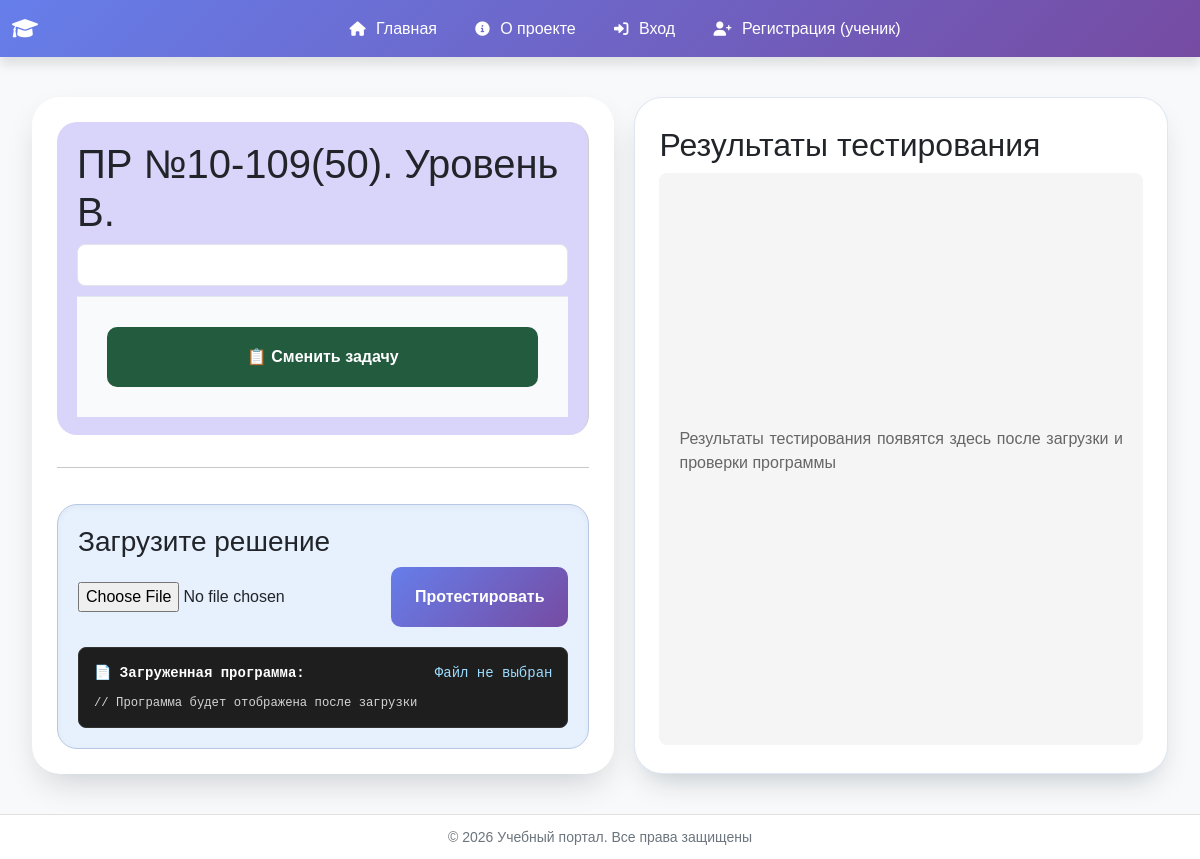
Page /tasks/task/74/ on the earlier database version.
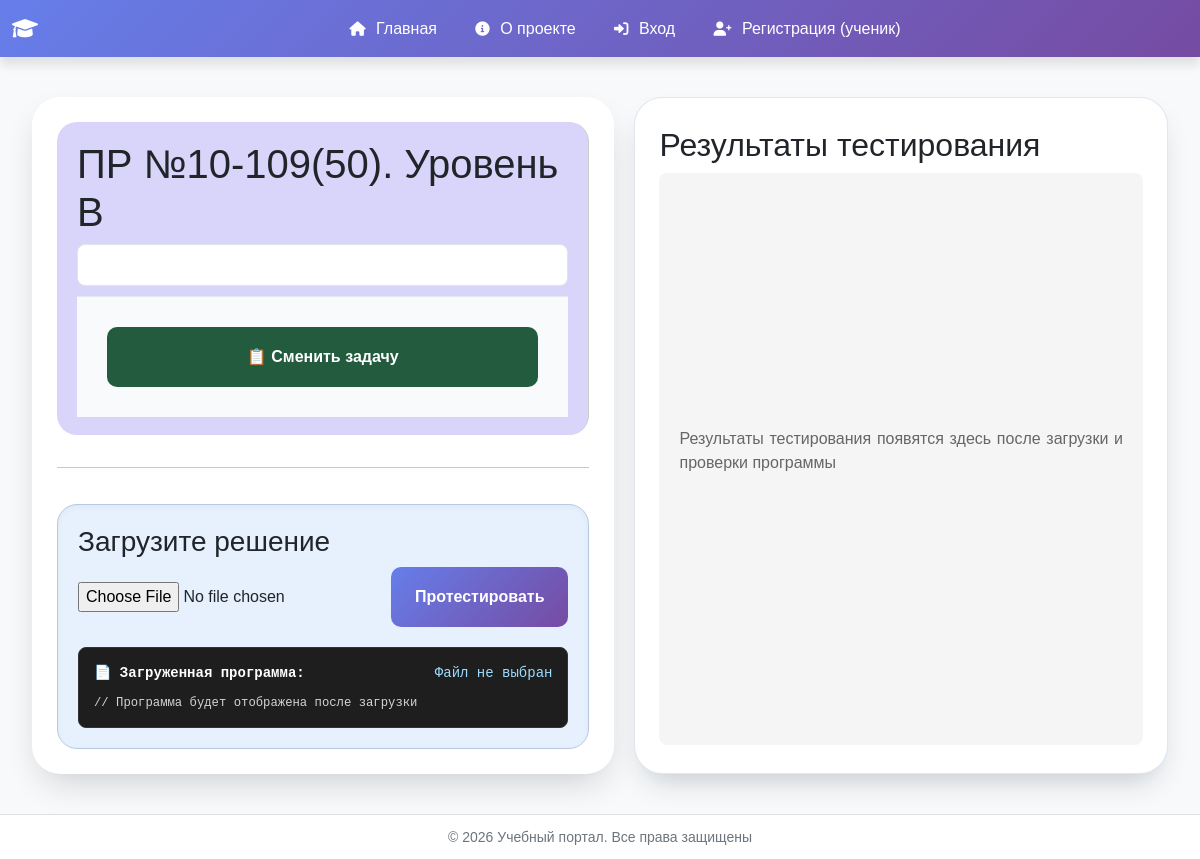
Same page on the later database version.
### task_description_app/models.py (models this page shows, shortened)
class Task(models.Model):
    title = models.CharField(
        max_length=200,
        blank=True,
        verbose_name='Название задачи'
    )
    description = models.TextField(
        verbose_name="Описание",
        blank=True
    )
    difficulty = models.ForeignKey(
        DifficultyLevel,
        on_delete=models.PROTECT,
        related_name='tasks',
        verbose_name='Уровень сложности'
    )
    created_at = models.DateTimeField(auto_now_add=True)
    is_public = models.BooleanField(
        verbose_name='Публичная',
        default=True
    )
    test_files = models.JSONField(
        verbose_name='Файлы тестов',
        default=list
    )  # список файлов
    total_attempts = models.PositiveIntegerField(
        default=0,
        verbose_name='Всего попыток'
    )
    perfect_solutions = models.PositiveIntegerField(
        default=0,
        verbose_name='Успешных на 100% попыток'
    )
    last_attempt_at = models.DateTimeField(
        null=True,
        blank=True,
        auto_now_add=True,
        verbose_name='Последняя попытка'
    )

### task_description_app/views.py (the view, shortened to what this page needs)
# urls.py: path('task/<int:task_id>/', views.task_detail, name='task_detail'),
def task_detail(request, task_id):
    task = get_object_or_404(Task, id=task_id)
    task_files = get_task_files(task_id)
    md_content = ""
    if os.path.exists(task_files['md']):
        with open(task_files['md'], 'r', encoding='utf-8') as f:
            md_content = f.read()
    html_content = render_markdown_without_empty_blocks(md_content, task.id)
    uploaded_program = None
    last_attempt = None
    context = {
        'task': task,
        'md_html': html_content,
        'uploaded_program': uploaded_program,
        'last_attempt': last_attempt,
        'title': task.title
    }
    return render(request, 'task_description_app/task_detail.html', context)

### task_description_app/utils.py (called while the page is built)
def get_task_files(task_id):
    task_dir = os.path.join(settings.TASKS_ROOT, 'tasks', str(task_id))
    files = {
        'md': os.path.join(task_dir, 'task.md'),
        'py': os.path.join(task_dir, 'task.py'),
        'tests': []
    }
    if os.path.exists(task_dir):
        for filename in os.listdir(task_dir):
            if filename.startswith('test') and (filename.endswith('.in') or filename.endswith('.out')):
                files['tests'].append(os.path.join(task_dir, filename))
    return files

### task_description_app/views.py (called while the page is built)
def render_markdown_without_empty_blocks(md_content, task_id):
    md_content_with_images = process_markdown_images(md_content, task_id)
    html_content = markdown.markdown(md_content_with_images, extensions=['extra'])
    html_content = re.sub(r'<pre><code[^>]*>\s*</code></pre>\n?', '', html_content)
    return html_content

### templates/task_description_app/task_detail.html (shortened to what this page needs)
{% extends 'base.html' %}
{% load static %}
{% block extra_css %}
    <link rel="stylesheet"
          href="https://cdnjs.cloudflare.com/ajax/libs/highlight.js/11.9.0/styles/atom-one-dark.min.css">
    <link rel="stylesheet" href="{% static 'task_description_app/css/task_description.css' %}">
    <link rel="stylesheet" href="{% static 'testing_app/css/testing_app.css' %}">
{% endblock %}
{% block content %}
    <div class="grid-split">
        <div class="left-panel">
            <div class="task-description">
                <h1>{{ task.title }}</h1>
                <div class="markdown-content">
                </div>
                <div class="results-actions">
                    <a href="{% url 'tasks:task_list' %}" class="btn btn-success">
                        📋 Сменить задачу
                    </a>
                </div>
            </div>
            <hr>
            <div class="upload-section-bottom" style="grid-column: 1; margin-top: 20px;">
                <div class="upload-form" style="margin-bottom: 20px;">
                    <h3>Загрузите решение</h3>
                    <form id="programUploadForm" enctype="multipart/form-data">
                        <div style="display: flex; gap: 10px; align-items: center;">
                            <input type="file" name="file" accept=".py" id="programFile" required style="flex-grow: 1;">
                            <button type="submit" class="btn btn-primary">Протестировать</button>
                        </div>
                    </form>
                </div>
                <div class="program-display">
                    <div style="display: flex; justify-content: space-between; align-items: center; margin-bottom: 10px; color: #fff;">
                        <strong>📄 Загруженная программа:</strong>
                        <span id="programFileName" style="color: #9cdcfe;">Файл не выбран</span>
                    </div>
                    <pre id="programContent" style="margin: 0; white-space: pre-wrap; word-wrap: break-word;">// Программа будет отображена после загрузки</pre>
                </div>
            </div>
        </div>
        <div class="upload-section" style="display: flex; flex-direction: column; height: 100%;">
            <h2>Результаты тестирования</h2>
            <div id="testResultsPlaceholder"
                 style="flex-grow: 1; display: flex; flex-direction: column; align-items: center; justify-content: center; background: #f5f5f5; border-radius: 8px; padding: 20px; text-align: center;">
                <p style="color: #666;">Результаты тестирования появятся здесь после загрузки и проверки программы</p>
            </div>
        </div>
    </div>
{% endblock %}

Differences in the rows shown:
changed Task: title "ПР №10-109(50). Уровень В." → "ПР №10-109(50). Уровень В"
